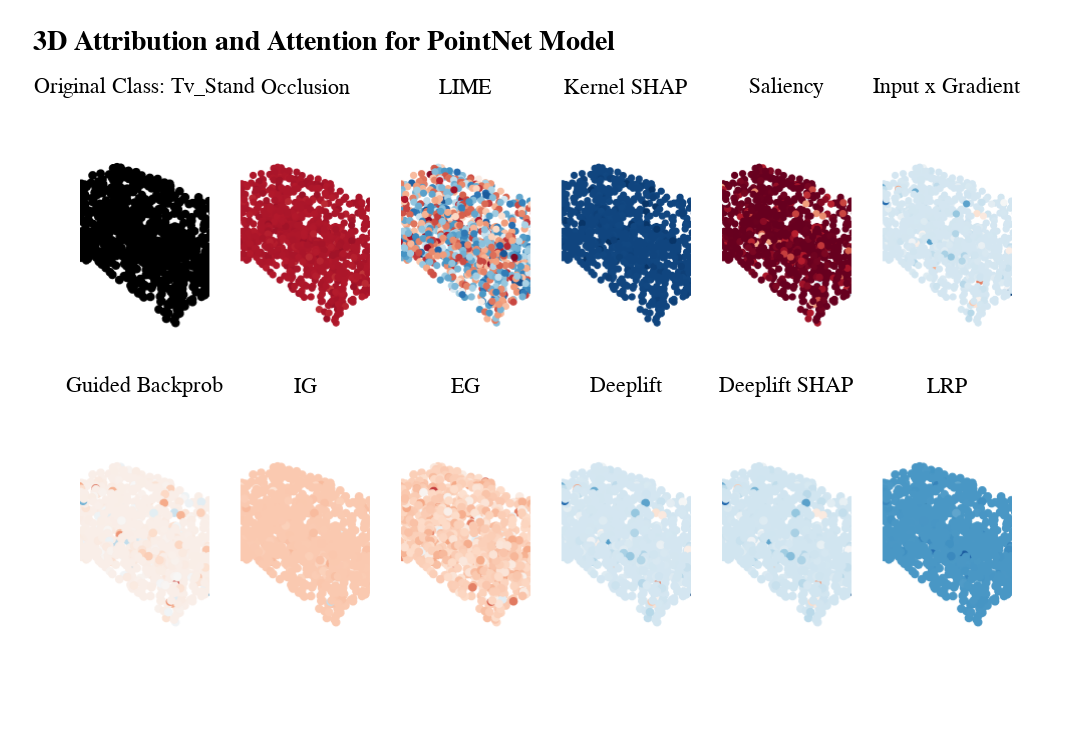

The notebook cell saved with this chart:
### Code cell
import plotly.graph_objects as go
import numpy as np
from plotly.subplots import make_subplots

cmap = [[0, "rgba(255,255,255, 0.8)"],
        [1/10, "rgb(31,120,180)"],
        [1/2, "rgb(227,26,28)"],
        [1, "rgb(227,26,28)"]]

cmap_2 = [[0, "rgba(255,255,255, 0.8)"],
        [1/3, "rgb(31,120,180)"],
        [1/1.3, "rgb(227,26,28)"],
        [1, "rgb(227,26,28)"]]

def NormalizeData(data):
    return (data - np.min(data)) / ((np.max(data) - np.min(data)) + 0.00000000001)


X, Y, Z = np.mgrid[-1:1:100j, -1:1:100j, -1:1:100j]
colorbar = dict(tickfont=dict(family="Helvetica", size=18),tickvals = [0,1/10,1/2,1], outlinewidth  = 0, thickness = 20, len = 0.8)

fig = make_subplots(
    rows=3 if model == 2 else 2,
    cols=6,
    specs=[
        [
            {"type": "scene"},
            {"type": "scene"},
            {"type": "scene"},
            {"type": "scene"},
            {"type": "scene"},
            {"type": "scene"},
        ],
        [
            {"type": "scene"},
            {"type": "scene"},
            {"type": "scene"},
            {"type": "scene"},
            {"type": "scene"},
            {"type": "scene"},
        ],
        [
            {"type": "scene"},
            {"type": "scene"},
            {"type": "scene"},
            None,
            None,
            None,
        ]
    ] if model == 2 else
    [
        [
            {"type": "scene"},
            {"type": "scene"},
            {"type": "scene"},
            {"type": "scene"},
            {"type": "scene"},
            {"type": "scene"},
        ],
        [
            {"type": "scene"},
            {"type": "scene"},
            {"type": "scene"},
            {"type": "scene"},
            {"type": "scene"},
            {"type": "scene"},
        ]

    ],
    subplot_titles=titles,
    vertical_spacing=0.05,
)



for i in range(1,6,1):
    fig.add_trace(
        go.Scatter3d(
        x=img[0],
        y=img[1],
        z=img[2],
        mode='markers',
        showlegend=False,
        marker=dict(
            size=2.5,
            color=NormalizeData(np.abs(data[model][n, i-1, :, :])).flatten(),
            colorscale=cmap,
        )
    ),
        row=1,
        col=i + 1,
    )

for i in range(6):
    fig.add_trace(
        go.Scatter3d(
            x=img[0],
            y=img[1],
            z=img[2],
            mode='markers',
            showlegend=False,
            marker=dict(
                size=3,
                color=NormalizeData(np.abs(data[model][n, i+5, :, :])).flatten(),
                colorscale=cmap,
                colorbar= colorbar if i == 1 else None,
            )
        ),
        row=2,
        col=i + 1,
    )

if model == 2:
    for i in range(3):
        fig.add_trace(
            go.Scatter3d(
                x=img[0],
                y=img[1],
                z=img[2],
                mode='markers',
                showlegend=False,
                marker=dict(
                size=3,
                color=NormalizeData(np.abs(data[model][n, i+11, :, :])).flatten(),
                colorscale=cmap_2,
                )
            ),
            row=3,
            col=i + 1,
        )

fig.add_trace(
        go.Scatter3d(
        x=img[0],
        y=img[1],
        z=img[2],
        mode='markers',
        showlegend=False,
        marker=dict(
            size=3,
            color = "black",
            
        )
    ),
    row=1,
    col=1,
)

fig.update_scenes(
    xaxis_showticklabels=False,
    yaxis_showticklabels=False,
    zaxis_showticklabels=False,
    xaxis_title=" ",
    yaxis_title=" ",
    zaxis_title="",
    aspectmode="cube",
    camera=dict(eye=dict(x=-0.1, y=0.1, z=1.5)) if fnmatch.fnmatch(file, "*shapenet*") else dict(eye=dict(x=1.25, y=1.25, z=1.25)),
    xaxis = dict(range=[-1,1],visible=False),
    yaxis = dict(range=[-1,1],visible=False),
    zaxis = dict(range=[-1,1],visible=False)
)

fig.update_annotations(font=dict(family="Helvetica", size=22))

fig.update_layout(
    title=dict(
        text="<b>3D Attribution and Attention for " + models[model] + " Model</b>",
        font=dict(family="Helvetica", size=28), x = 0.03
    ),
    height=1200 if model == 2 else 750,
    width=2000 if model == 2 else 2000,
    font=dict(
        family="Helvetica",
        color="#000000",
    ),

)


fig.write_image("data/figures/3DPC_"+ datamodule.__name__ + "_"+ str(model) +"_Importance.png", scale=2)
#fig.show()

### Figure 1 — Plotly figure (JSON) as saved in the notebook; plotly's stock layout.template omitted (floating-point values rounded to 4 significant figures; data arrays with more than 128 entries replaced by an {"elided": "..."} marker saying what was removed)
{"data": [{"marker": {"color": {"elided": "3072 float values"}, "colorscale": [[0, "rgb(103,0,31)"], [0.1, "rgb(178,24,43)"], [0.2, "rgb(214,96,77)"], [0.3, "rgb(244,165,130)"], [0.4, "rgb(253,219,199)"], [0.5, "rgb(247,247,247)"], [0.6, "rgb(209,229,240)"], [0.7, "rgb(146,197,222)"], [0.8, "rgb(67,147,195)"], [0.9, "rgb(33,102,172)"], [1, "rgb(5,48,97)"]], "size": 2.5}, "mode": "markers", "scene": "scene2", "showlegend": false, "type": "scatter3d", "x": {"elided": "1024 float values"}, "y": {"elided": "1024 float values"}, "z": {"elided": "1024 float values"}}, {"marker": {"color": {"elided": "3072 float values"}, "colorscale": [[0, "rgb(103,0,31)"], [0.1, "rgb(178,24,43)"], [0.2, "rgb(214,96,77)"], [0.3, "rgb(244,165,130)"], [0.4, "rgb(253,219,199)"], [0.5, "rgb(247,247,247)"], [0.6, "rgb(209,229,240)"], [0.7, "rgb(146,197,222)"], [0.8, "rgb(67,147,195)"], [0.9, "rgb(33,102,172)"], [1, "rgb(5,48,97)"]], "size": 2.5}, "mode": "markers", "scene": "scene3", "showlegend": false, "type": "scatter3d", "x": {"elided": "1024 float values"}, "y": {"elided": "1024 float values"}, "z": {"elided": "1024 float values"}}, {"marker": {"color": {"elided": "3072 float values"}, "colorscale": [[0, "rgb(103,0,31)"], [0.1, "rgb(178,24,43)"], [0.2, "rgb(214,96,77)"], [0.3, "rgb(244,165,130)"], [0.4, "rgb(253,219,199)"], [0.5, "rgb(247,247,247)"], [0.6, "rgb(209,229,240)"], [0.7, "rgb(146,197,222)"], [0.8, "rgb(67,147,195)"], [0.9, "rgb(33,102,172)"], [1, "rgb(5,48,97)"]], "size": 2.5}, "mode": "markers", "scene": "scene4", "showlegend": false, "type": "scatter3d", "x": {"elided": "1024 float values"}, "y": {"elided": "1024 float values"}, "z": {"elided": "1024 float values"}}, {"marker": {"color": {"elided": "3072 float values"}, "colorscale": [[0, "rgb(103,0,31)"], [0.1, "rgb(178,24,43)"], [0.2, "rgb(214,96,77)"], [0.3, "rgb(244,165,130)"], [0.4, "rgb(253,219,199)"], [0.5, "rgb(247,247,247)"], [0.6, "rgb(209,229,240)"], [0.7, "rgb(146,197,222)"], [0.8, "rgb(67,147,195)"], [0.9, "rgb(33,102,172)"], [1, "rgb(5,48,97)"]], "size": 2.5}, "mode": "markers", "scene": "scene5", "showlegend": false, "type": "scatter3d", "x": {"elided": "1024 float values"}, "y": {"elided": "1024 float values"}, "z": {"elided": "1024 float values"}}, {"marker": {"color": {"elided": "3072 float values"}, "colorscale": [[0, "rgb(103,0,31)"], [0.1, "rgb(178,24,43)"], [0.2, "rgb(214,96,77)"], [0.3, "rgb(244,165,130)"], [0.4, "rgb(253,219,199)"], [0.5, "rgb(247,247,247)"], [0.6, "rgb(209,229,240)"], [0.7, "rgb(146,197,222)"], [0.8, "rgb(67,147,195)"], [0.9, "rgb(33,102,172)"], [1, "rgb(5,48,97)"]], "size": 2.5}, "mode": "markers", "scene": "scene6", "showlegend": false, "type": "scatter3d", "x": {"elided": "1024 float values"}, "y": {"elided": "1024 float values"}, "z": {"elided": "1024 float values"}}, {"marker": {"color": {"elided": "3072 float values"}, "colorscale": [[0, "rgb(103,0,31)"], [0.1, "rgb(178,24,43)"], [0.2, "rgb(214,96,77)"], [0.3, "rgb(244,165,130)"], [0.4, "rgb(253,219,199)"], [0.5, "rgb(247,247,247)"], [0.6, "rgb(209,229,240)"], [0.7, "rgb(146,197,222)"], [0.8, "rgb(67,147,195)"], [0.9, "rgb(33,102,172)"], [1, "rgb(5,48,97)"]], "size": 3}, "mode": "markers", "scene": "scene7", "showlegend": false, "type": "scatter3d", "x": {"elided": "1024 float values"}, "y": {"elided": "1024 float values"}, "z": {"elided": "1024 float values"}}, {"marker": {"color": {"elided": "3072 float values"}, "colorscale": [[0, "rgb(103,0,31)"], [0.1, "rgb(178,24,43)"], [0.2, "rgb(214,96,77)"], [0.3, "rgb(244,165,130)"], [0.4, "rgb(253,219,199)"], [0.5, "rgb(247,247,247)"], [0.6, "rgb(209,229,240)"], [0.7, "rgb(146,197,222)"], [0.8, "rgb(67,147,195)"], [0.9, "rgb(33,102,172)"], [1, "rgb(5,48,97)"]], "size": 3}, "mode": "markers", "scene": "scene8", "showlegend": false, "type": "scatter3d", "x": {"elided": "1024 float values"}, "y": {"elided": "1024 float values"}, "z": {"elided": "1024 float values"}}, {"marker": {"color": {"elided": "3072 float values"}, "colorscale": [[0, "rgb(103,0,31)"], [0.1, "rgb(178,24,43)"], [0.2, "rgb(214,96,77)"], [0.3, "rgb(244,165,130)"], [0.4, "rgb(253,219,199)"], [0.5, "rgb(247,247,247)"], [0.6, "rgb(209,229,240)"], [0.7, "rgb(146,197,222)"], [0.8, "rgb(67,147,195)"], [0.9, "rgb(33,102,172)"], [1, "rgb(5,48,97)"]], "size": 3}, "mode": "markers", "scene": "scene9", "showlegend": false, "type": "scatter3d", "x": {"elided": "1024 float values"}, "y": {"elided": "1024 float values"}, "z": {"elided": "1024 float values"}}, {"marker": {"color": {"elided": "3072 float values"}, "colorscale": [[0, "rgb(103,0,31)"], [0.1, "rgb(178,24,43)"], [0.2, "rgb(214,96,77)"], [0.3, "rgb(244,165,130)"], [0.4, "rgb(253,219,199)"], [0.5, "rgb(247,247,247)"], [0.6, "rgb(209,229,240)"], [0.7, "rgb(146,197,222)"], [0.8, "rgb(67,147,195)"], [0.9, "rgb(33,102,172)"], [1, "rgb(5,48,97)"]], "size": 3}, "mode": "markers", "scene": "scene10", "showlegend": false, "type": "scatter3d", "x": {"elided": "1024 float values"}, "y": {"elided": "1024 float values"}, "z": {"elided": "1024 float values"}}, {"marker": {"color": {"elided": "3072 float values"}, "colorscale": [[0, "rgb(103,0,31)"], [0.1, "rgb(178,24,43)"], [0.2, "rgb(214,96,77)"], [0.3, "rgb(244,165,130)"], [0.4, "rgb(253,219,199)"], [0.5, "rgb(247,247,247)"], [0.6, "rgb(209,229,240)"], [0.7, "rgb(146,197,222)"], [0.8, "rgb(67,147,195)"], [0.9, "rgb(33,102,172)"], [1, "rgb(5,48,97)"]], "size": 3}, "mode": "markers", "scene": "scene11", "showlegend": false, "type": "scatter3d", "x": {"elided": "1024 float values"}, "y": {"elided": "1024 float values"}, "z": {"elided": "1024 float values"}}, {"marker": {"color": {"elided": "3072 float values"}, "colorscale": [[0, "rgb(103,0,31)"], [0.1, "rgb(178,24,43)"], [0.2, "rgb(214,96,77)"], [0.3, "rgb(244,165,130)"], [0.4, "rgb(253,219,199)"], [0.5, "rgb(247,247,247)"], [0.6, "rgb(209,229,240)"], [0.7, "rgb(146,197,222)"], [0.8, "rgb(67,147,195)"], [0.9, "rgb(33,102,172)"], [1, "rgb(5,48,97)"]], "size": 3}, "mode": "markers", "scene": "scene12", "showlegend": false, "type": "scatter3d", "x": {"elided": "1024 float values"}, "y": {"elided": "1024 float values"}, "z": {"elided": "1024 float values"}}, {"marker": {"color": "black", "size": 3}, "mode": "markers", "scene": "scene", "showlegend": false, "type": "scatter3d", "x": {"elided": "1024 float values"}, "y": {"elided": "1024 float values"}, "z": {"elided": "1024 float values"}}], "layout": {"annotations": [{"font": {"family": "Helvetica", "size": 22}, "showarrow": false, "text": "Original Class: Tv_Stand", "x": 0.06944, "xanchor": "center", "xref": "paper", "y": 1, "yanchor": "bottom", "yref": "paper"}, {"font": {"family": "Helvetica", "size": 22}, "showarrow": false, "text": "Occlusion", "x": 0.2417, "xanchor": "center", "xref": "paper", "y": 1, "yanchor": "bottom", "yref": "paper"}, {"font": {"family": "Helvetica", "size": 22}, "showarrow": false, "text": "LIME", "x": 0.4139, "xanchor": "center", "xref": "paper", "y": 1, "yanchor": "bottom", "yref": "paper"}, {"font": {"family": "Helvetica", "size": 22}, "showarrow": false, "text": "Kernel SHAP", "x": 0.5861, "xanchor": "center", "xref": "paper", "y": 1, "yanchor": "bottom", "yref": "paper"}, {"font": {"family": "Helvetica", "size": 22}, "showarrow": false, "text": "Saliency", "x": 0.7583, "xanchor": "center", "xref": "paper", "y": 1, "yanchor": "bottom", "yref": "paper"}, {"font": {"family": "Helvetica", "size": 22}, "showarrow": false, "text": "Input x Gradient", "x": 0.9306, "xanchor": "center", "xref": "paper", "y": 1, "yanchor": "bottom", "yref": "paper"}, {"font": {"family": "Helvetica", "size": 22}, "showarrow": false, "text": "Guided Backprob", "x": 0.06944, "xanchor": "center", "xref": "paper", "y": 0.475, "yanchor": "bottom", "yref": "paper"}, {"font": {"family": "Helvetica", "size": 22}, "showarrow": false, "text": "IG", "x": 0.2417, "xanchor": "center", "xref": "paper", "y": 0.475, "yanchor": "bottom", "yref": "paper"}, {"font": {"family": "Helvetica", "size": 22}, "showarrow": false, "text": "EG", "x": 0.4139, "xanchor": "center", "xref": "paper", "y": 0.475, "yanchor": "bottom", "yref": "paper"}, {"font": {"family": "Helvetica", "size": 22}, "showarrow": false, "text": "Deeplift", "x": 0.5861, "xanchor": "center", "xref": "paper", "y": 0.475, "yanchor": "bottom", "yref": "paper"}, {"font": {"family": "Helvetica", "size": 22}, "showarrow": false, "text": "Deeplift SHAP", "x": 0.7583, "xanchor": "center", "xref": "paper", "y": 0.475, "yanchor": "bottom", "yref": "paper"}, {"font": {"family": "Helvetica", "size": 22}, "showarrow": false, "text": "LRP", "x": 0.9306, "xanchor": "center", "xref": "paper", "y": 0.475, "yanchor": "bottom", "yref": "paper"}], "font": {"color": "#000000", "family": "Helvetica"}, "height": 750, "scene": {"aspectmode": "cube", "camera": {"eye": {"x": 1.25, "y": 1.25, "z": 1.25}}, "domain": {"x": [0, 0.1389], "y": [0.525, 1]}, "xaxis": {"range": [-1, 1], "showticklabels": false, "title": {"text": " "}, "visible": false}, "yaxis": {"range": [-1, 1], "showticklabels": false, "title": {"text": " "}, "visible": false}, "zaxis": {"range": [-1, 1], "showticklabels": false, "title": {"text": ""}, "visible": false}}, "scene10": {"aspectmode": "cube", "camera": {"eye": {"x": 1.25, "y": 1.25, "z": 1.25}}, "domain": {"x": [0.5167, 0.6556], "y": [0, 0.475]}, "xaxis": {"range": [-1, 1], "showticklabels": false, "title": {"text": " "}, "visible": false}, "yaxis": {"range": [-1, 1], "showticklabels": false, "title": {"text": " "}, "visible": false}, "zaxis": {"range": [-1, 1], "showticklabels": false, "title": {"text": ""}, "visible": false}}, "scene11": {"aspectmode": "cube", "camera": {"eye": {"x": 1.25, "y": 1.25, "z": 1.25}}, "domain": {"x": [0.6889, 0.8278], "y": [0, 0.475]}, "xaxis": {"range": [-1, 1], "showticklabels": false, "title": {"text": " "}, "visible": false}, "yaxis": {"range": [-1, 1], "showticklabels": false, "title": {"text": " "}, "visible": false}, "zaxis": {"range": [-1, 1], "showticklabels": false, "title": {"text": ""}, "visible": false}}, "scene12": {"aspectmode": "cube", "camera": {"eye": {"x": 1.25, "y": 1.25, "z": 1.25}}, "domain": {"x": [0.8611, 1], "y": [0, 0.475]}, "xaxis": {"range": [-1, 1], "showticklabels": false, "title": {"text": " "}, "visible": false}, "yaxis": {"range": [-1, 1], "showticklabels": false, "title": {"text": " "}, "visible": false}, "zaxis": {"range": [-1, 1], "showticklabels": false, "title": {"text": ""}, "visible": false}}, "scene2": {"aspectmode": "cube", "camera": {"eye": {"x": 1.25, "y": 1.25, "z": 1.25}}, "domain": {"x": [0.1722, 0.3111], "y": [0.525, 1]}, "xaxis": {"range": [-1, 1], "showticklabels": false, "title": {"text": " "}, "visible": false}, "yaxis": {"range": [-1, 1], "showticklabels": false, "title": {"text": " "}, "visible": false}, "zaxis": {"range": [-1, 1], "showticklabels": false, "title": {"text": ""}, "visible": false}}, "scene3": {"aspectmode": "cube", "camera": {"eye": {"x": 1.25, "y": 1.25, "z": 1.25}}, "domain": {"x": [0.3444, 0.4833], "y": [0.525, 1]}, "xaxis": {"range": [-1, 1], "showticklabels": false, "title": {"text": " "}, "visible": false}, "yaxis": {"range": [-1, 1], "showticklabels": false, "title": {"text": " "}, "visible": false}, "zaxis": {"range": [-1, 1], "showticklabels": false, "title": {"text": ""}, "visible": false}}, "scene4": {"aspectmode": "cube", "camera": {"eye": {"x": 1.25, "y": 1.25, "z": 1.25}}, "domain": {"x": [0.5167, 0.6556], "y": [0.525, 1]}, "xaxis": {"range": [-1, 1], "showticklabels": false, "title": {"text": " "}, "visible": false}, "yaxis": {"range": [-1, 1], "showticklabels": false, "title": {"text": " "}, "visible": false}, "zaxis": {"range": [-1, 1], "showticklabels": false, "title": {"text": ""}, "visible": false}}, "scene5": {"aspectmode": "cube", "camera": {"eye": {"x": 1.25, "y": 1.25, "z": 1.25}}, "domain": {"x": [0.6889, 0.8278], "y": [0.525, 1]}, "xaxis": {"range": [-1, 1], "showticklabels": false, "title": {"text": " "}, "visible": false}, "yaxis": {"range": [-1, 1], "showticklabels": false, "title": {"text": " "}, "visible": false}, "zaxis": {"range": [-1, 1], "showticklabels": false, "title": {"text": ""}, "visible": false}}, "scene6": {"aspectmode": "cube", "camera": {"eye": {"x": 1.25, "y": 1.25, "z": 1.25}}, "domain": {"x": [0.8611, 1], "y": [0.525, 1]}, "xaxis": {"range": [-1, 1], "showticklabels": false, "title": {"text": " "}, "visible": false}, "yaxis": {"range": [-1, 1], "showticklabels": false, "title": {"text": " "}, "visible": false}, "zaxis": {"range": [-1, 1], "showticklabels": false, "title": {"text": ""}, "visible": false}}, "scene7": {"aspectmode": "cube", "camera": {"eye": {"x": 1.25, "y": 1.25, "z": 1.25}}, "domain": {"x": [0, 0.1389], "y": [0, 0.475]}, "xaxis": {"range": [-1, 1], "showticklabels": false, "title": {"text": " "}, "visible": false}, "yaxis": {"range": [-1, 1], "showticklabels": false, "title": {"text": " "}, "visible": false}, "zaxis": {"range": [-1, 1], "showticklabels": false, "title": {"text": ""}, "visible": false}}, "scene8": {"aspectmode": "cube", "camera": {"eye": {"x": 1.25, "y": 1.25, "z": 1.25}}, "domain": {"x": [0.1722, 0.3111], "y": [0, 0.475]}, "xaxis": {"range": [-1, 1], "showticklabels": false, "title": {"text": " "}, "visible": false}, "yaxis": {"range": [-1, 1], "showticklabels": false, "title": {"text": " "}, "visible": false}, "zaxis": {"range": [-1, 1], "showticklabels": false, "title": {"text": ""}, "visible": false}}, "scene9": {"aspectmode": "cube", "camera": {"eye": {"x": 1.25, "y": 1.25, "z": 1.25}}, "domain": {"x": [0.3444, 0.4833], "y": [0, 0.475]}, "xaxis": {"range": [-1, 1], "showticklabels": false, "title": {"text": " "}, "visible": false}, "yaxis": {"range": [-1, 1], "showticklabels": false, "title": {"text": " "}, "visible": false}, "zaxis": {"range": [-1, 1], "showticklabels": false, "title": {"text": ""}, "visible": false}}, "title": {"font": {"family": "Helvetica", "size": 28}, "text": "<b>3D Attribution and Attention for PointNet Model</b>", "x": 0.03}, "width": 2000}}
